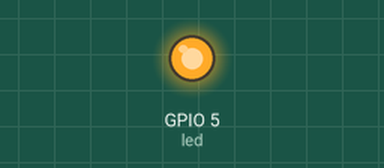
Recording of a sketch running on a simulated ESP32. On the bench: output pins drawn as LEDs (lit = HIGH).

Above: at 0.2 s.
At 20.0 s:
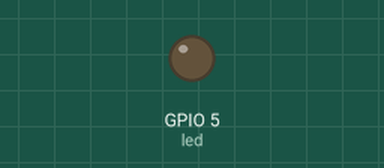
Timing chart, 0 to 21.5 s (numbered marks = the images above):
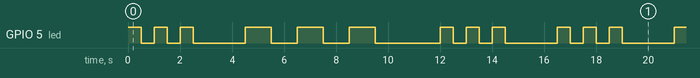

The sketch:

esp32-led_sos.ino
```cpp
const int led = 5;
const int delay_short = 500;
const int delay_long = 1000;
const int delay_next = 1500;

void setup()
{
  pinMode(led, OUTPUT);
}

void loop()
{
  for (int i = 0; i<3; i++)
  {
    s_morse();
  }
  delay(delay_next);
  for (int i = 0; i<3; i++)
  {
    o_morse();
  }
  delay(delay_next);
  for (int i = 0; i<3; i++)
  {
    s_morse();
  }
  delay(delay_next);
}

void s_morse()
{
  digitalWrite(led, HIGH);
  delay(delay_short);
  digitalWrite(led, LOW);
  delay(delay_short);
}

void o_morse()
{
  digitalWrite(led, HIGH);
  delay(delay_long);
  digitalWrite(led, LOW);
  delay(delay_long);
}
```

Measured:
- by itself, GPIO 5 (led): repeats every 16.5 s: 2 × (LOW 0.50 s, HIGH 0.50 s), LOW 2.0 s, 2 × (HIGH 1.0 s, LOW 1.0 s), HIGH 1.0 s, LOW 2.5 s, 2 × (HIGH 0.50 s, LOW 0.50 s), HIGH 0.50 s, LOW 2.0 s, HIGH 0.50 s
- by itself, everything shown: repeats every 16.5 s, in 18 steps
